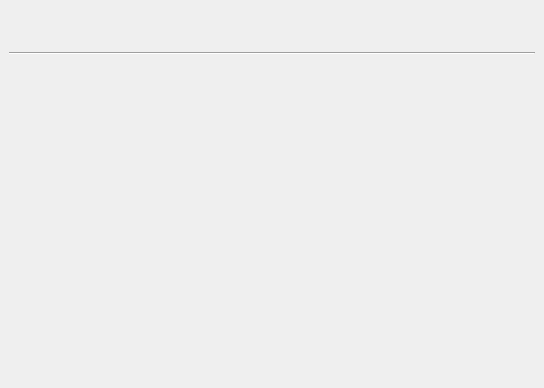
<?xml version="1.0" encoding="UTF-8"?>
<ui version="4.0">
 <class>chunked_obj_view</class>
 <widget class="QWidget" name="chunked_obj_view">
  <property name="geometry">
   <rect>
    <x>0</x>
    <y>0</y>
    <width>544</width>
    <height>388</height>
   </rect>
  </property>
  <property name="sizePolicy">
   <sizepolicy hsizetype="Expanding" vsizetype="Preferred">
    <horstretch>0</horstretch>
    <verstretch>0</verstretch>
   </sizepolicy>
  </property>
  <property name="windowTitle">
   <string>Form</string>
  </property>
  <layout class="QVBoxLayout" name="chunked_obj_view_layout">
   <property name="spacing">
    <number>0</number>
   </property>
   <property name="leftMargin">
    <number>0</number>
   </property>
   <property name="topMargin">
    <number>0</number>
   </property>
   <property name="rightMargin">
    <number>0</number>
   </property>
   <property name="bottomMargin">
    <number>0</number>
   </property>
   <item>
    <widget class="QScrollArea" name="scrollArea">
     <property name="minimumSize">
      <size>
       <width>400</width>
       <height>100</height>
      </size>
     </property>
     <property name="frameShape">
      <enum>QFrame::NoFrame</enum>
     </property>
     <property name="frameShadow">
      <enum>QFrame::Plain</enum>
     </property>
     <property name="lineWidth">
      <number>0</number>
     </property>
     <property name="horizontalScrollBarPolicy">
      <enum>Qt::ScrollBarAsNeeded</enum>
     </property>
     <property name="sizeAdjustPolicy">
      <enum>QAbstractScrollArea::AdjustToContents</enum>
     </property>
     <property name="widgetResizable">
      <bool>true</bool>
     </property>
     <property name="alignment">
      <set>Qt::AlignLeading|Qt::AlignLeft|Qt::AlignTop</set>
     </property>
     <widget class="QWidget" name="obj_content_widget">
      <property name="geometry">
       <rect>
        <x>0</x>
        <y>0</y>
        <width>544</width>
        <height>388</height>
       </rect>
      </property>
      <layout class="QVBoxLayout" name="obj_content">
       <item>
        <layout class="QFormLayout" name="obj_info">
         <property name="fieldGrowthPolicy">
          <enum>QFormLayout::ExpandingFieldsGrow</enum>
         </property>
         <property name="formAlignment">
          <set>Qt::AlignLeading|Qt::AlignLeft|Qt::AlignTop</set>
         </property>
        </layout>
       </item>
       <item>
        <widget class="QFrame" name="obj_actions_frame">
         <property name="frameShape">
          <enum>QFrame::NoFrame</enum>
         </property>
         <property name="frameShadow">
          <enum>QFrame::Plain</enum>
         </property>
         <property name="lineWidth">
          <number>0</number>
         </property>
         <layout class="QHBoxLayout" name="obj_actions">
          <item>
           <spacer name="horizontalSpacer">
            <property name="orientation">
             <enum>Qt::Horizontal</enum>
            </property>
            <property name="sizeHint" stdset="0">
             <size>
              <width>377</width>
              <height>19</height>
             </size>
            </property>
           </spacer>
          </item>
         </layout>
        </widget>
       </item>
       <item>
        <widget class="Line" name="line">
         <property name="orientation">
          <enum>Qt::Horizontal</enum>
         </property>
        </widget>
       </item>
       <item>
        <spacer name="verticalSpacer">
         <property name="orientation">
          <enum>Qt::Vertical</enum>
         </property>
         <property name="sizeHint" stdset="0">
          <size>
           <width>20</width>
           <height>40</height>
          </size>
         </property>
        </spacer>
       </item>
      </layout>
     </widget>
    </widget>
   </item>
  </layout>
 </widget>
 <resources/>
 <connections/>
</ui>
